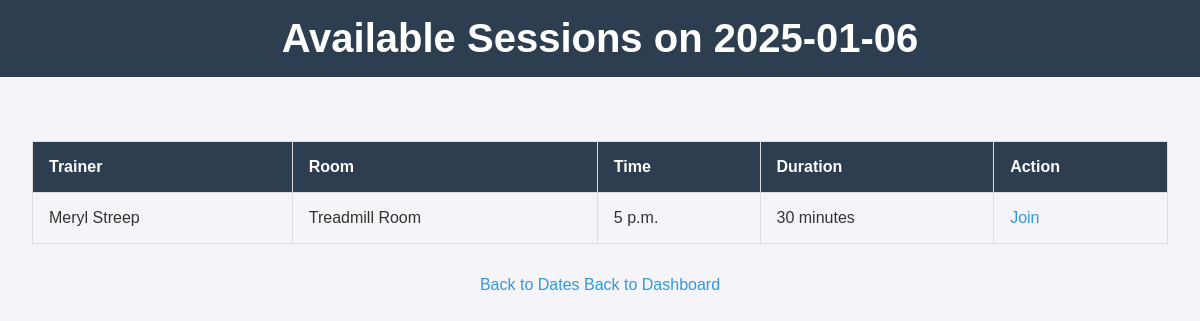
/sessions-by-date/2025-01-06/ (signed in), run on an earlier commit of the app's database.
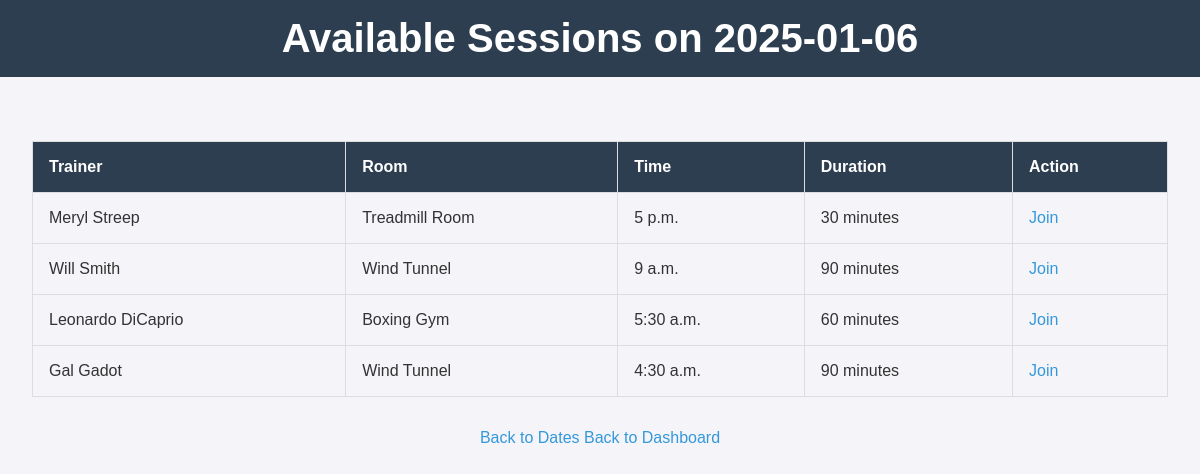
And on a later commit of the database.
### fitness_app/models.py (models this page shows, shortened)
class TrainingSession(models.Model):
    trainer = models.ForeignKey('Trainer', on_delete=models.CASCADE)
    space = models.ForeignKey('Space', on_delete=models.CASCADE)
    date = models.DateField()
    time = models.TimeField()
    duration = models.PositiveIntegerField()  # Duration in minutes

class Trainer(models.Model):
    user = models.OneToOneField(User, on_delete=models.CASCADE, null=True, blank=True)
    trainer_id = models.AutoField(primary_key=True)
    first_name = models.CharField(max_length=50)
    last_name = models.CharField(max_length=50)

class Space(models.Model):
    YOGA_STUDIO = "Yoga Studio"
    TREADMILL_ROOM = "Treadmill Room"
    WEIGHT_ROOM_1 = "Weight Room 1"
    WEIGHT_ROOM_2 = "Weight Room 2"
    WEIGHT_ROOM_3 = "Weight Room 3"
    BOXING_GYM = "Boxing Gym"
    CROSSFIT_GYM = "CrossFit Gym"
    WIND_TUNNEL = "Wind Tunnel"
    DANCE_STUDIO = "Dance Studio"
    SPACE_CHOICES = [
        (YOGA_STUDIO, "Yoga Studio"),
        (TREADMILL_ROOM, "Treadmill Room"),
        (WEIGHT_ROOM_1, "Weight Room 1"),
        (WEIGHT_ROOM_2, "Weight Room 2"),
        (WEIGHT_ROOM_3, "Weight Room 3"),
        (BOXING_GYM, "Boxing Gym"),
        (CROSSFIT_GYM, "CrossFit Gym"),
        (WIND_TUNNEL, "Wind Tunnel"),
        (DANCE_STUDIO, "Dance Studio"),
    ]
    name = models.CharField(max_length=50, choices=SPACE_CHOICES, unique=True)

### fitness_app/views.py (the view)
# urls.py: path('sessions-by-date/<str:selected_date>/', views.sessions_by_date, name='sessions_by_date'),
@login_required
def sessions_by_date(request, selected_date):
    selected_duration = request.GET.get('duration', '')
    selected_space = request.GET.get('space', '')
    session_filter = Q(date=selected_date)
    if selected_duration:
        session_filter &= Q(duration=selected_duration)
    if selected_space:
        session_filter &= Q(space__name=selected_space)
    sessions = TrainingSession.objects.filter(session_filter)
    context = {
        'selected_date': selected_date,
        'sessions': sessions,
    }
    return render(request, 'sessions_by_date.html', context)

### fitness_app/templates/sessions_by_date.html (shortened to what this page needs)
{% load static %}
<!DOCTYPE html>
<html lang="en">
<head>
    <link rel="stylesheet" href="{% static 'css/style.css' %}">
</head>
<body>
    <header>
        <h1>Available Sessions on {{ selected_date }}</h1>
    </header>
    <main>
        {% if sessions %}
            <table>
                <thead>
                    <tr>
                        <th>Trainer</th>
                        <th>Room</th>
                        <th>Time</th>
                        <th>Duration</th>
                        <th>Action</th>
                    </tr>
                </thead>
                <tbody>
                    {% for session in sessions %}
                        <tr>
                            <td>{{ session.trainer.first_name }} {{ session.trainer.last_name }}</td>
                            <td>{{ session.space.name }}</td>
                            <td>{{ session.time }}</td>
                            <td>{{ session.duration }} minutes</td>
                            <td>
                                <a href="{% url 'join_session' session.id %}" class="button">Join</a>
                            </td>
                        </tr>
                    {% endfor %}
                </tbody>
            </table>
        {% else %}
            <p>No sessions available on this date.</p>
        {% endif %}
        <div class="navigation-buttons">
            <a href="{% url 'available_dates' %}" class="button">Back to Dates</a>
            <a href="{% url 'member_dashboard' %}" class="button">Back to Dashboard</a>
        </div>
    </main>
</body>
</html>

### static/css/style.css (style rules this page uses)
body { font-family: 'Arial', sans-serif; margin: 0; padding: 0; background-color: #f4f4f9; color: #333; }
header { background-color: #2c3e50; color: white; padding: 1rem 2rem; text-align: center; }
header h1 { margin: 0; font-size: 2.5rem; }
main { padding: 2rem; text-align: center; }
a { color: #3498db; text-decoration: none; }
table { width: 100%; border-collapse: collapse; margin: 2rem 0; }
table th, table td { border: 1px solid #ddd; padding: 1rem; text-align: left; }
table th { background-color: #2c3e50; color: white; }

What changed in the data, as far as the page shows it:
added TrainingSession: trainer.first_name "Will", trainer.last_name "Smith", space.name "Wind Tunnel", time "9 a.m.", duration "90"
added TrainingSession: trainer.first_name "Leonardo", trainer.last_name "DiCaprio", space.name "Boxing Gym", time "5:30 a.m.", duration "60"
added TrainingSession: trainer.first_name "Gal", trainer.last_name "Gadot", space.name "Wind Tunnel", time "4:30 a.m.", duration "90"
